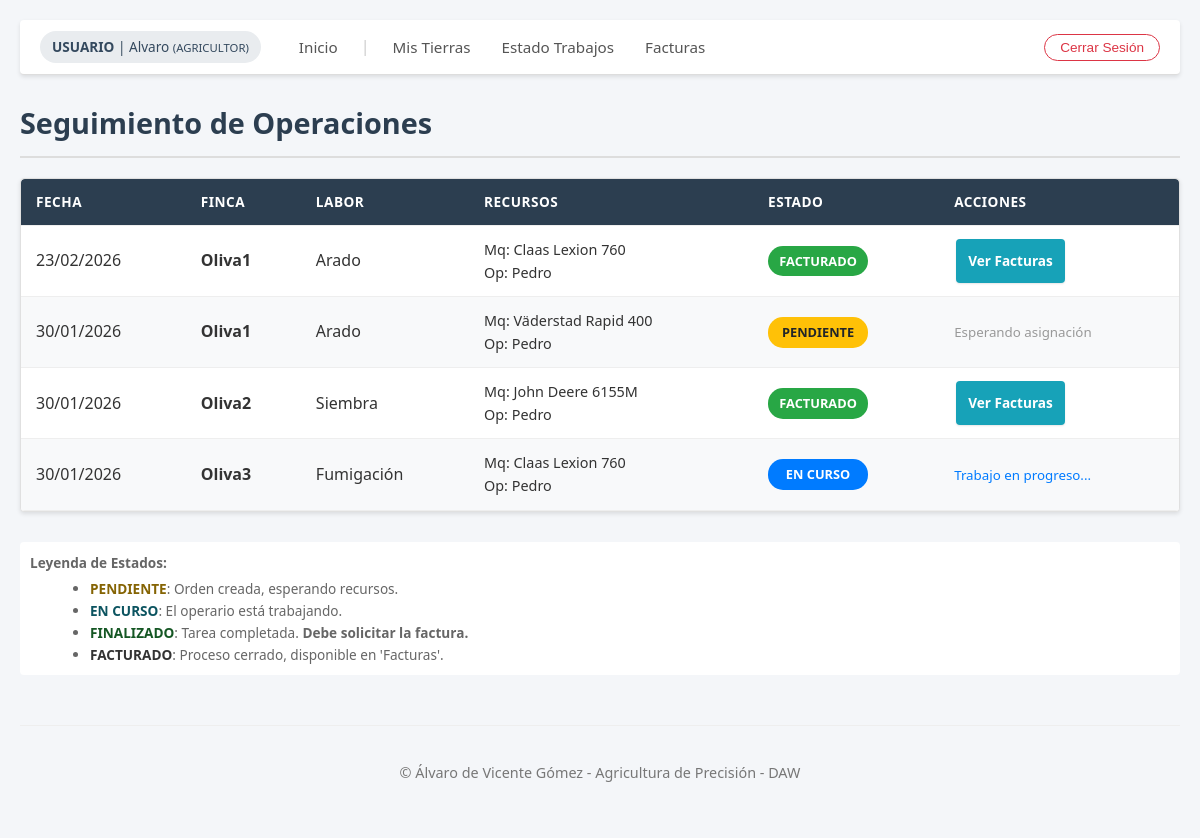
The app's page /estado_trabajos.php (signed in) with its own data.
### tables this page shows
CREATE TABLE `trabajos` (
  `codigo_trabajo` int(11) NOT NULL AUTO_INCREMENT,
  `tipo_trabajo` varchar(50) NOT NULL,
  `estado` int(11) DEFAULT 0 COMMENT '0=Pendiente, 1=En Curso, 2=Finalizado',
  `fecha_solicitud` date NOT NULL,
  `codigo_parcela` int(11) NOT NULL,
  `codigo_maquina` int(11) DEFAULT NULL,
  `login_maquinista` varchar(50) DEFAULT NULL,
  `horas_reales` decimal(5,2) DEFAULT 0.00,
  PRIMARY KEY (`codigo_trabajo`),
  KEY `codigo_parcela` (`codigo_parcela`),
  KEY `codigo_maquina` (`codigo_maquina`),
  KEY `login_maquinista` (`login_maquinista`),
  CONSTRAINT `trabajos_ibfk_1` FOREIGN KEY (`codigo_parcela`) REFERENCES `parcelas` (`codigo_parcela`) ON DELETE CASCADE,
  CONSTRAINT `trabajos_ibfk_2` FOREIGN KEY (`codigo_maquina`) REFERENCES `maquinas` (`codigo_maquina`) ON UPDATE CASCADE,
  CONSTRAINT `trabajos_ibfk_3` FOREIGN KEY (`login_maquinista`) REFERENCES `usuarios` (`login`) ON UPDATE CASCADE
);

CREATE TABLE `parcelas` (
  `codigo_parcela` int(11) NOT NULL AUTO_INCREMENT,
  `login_agricultor` varchar(50) DEFAULT NULL,
  `nombre` varchar(100) NOT NULL,
  `poligono` varchar(20) DEFAULT NULL,
  `referencia_catastral` varchar(50) DEFAULT NULL,
  `hectareas` decimal(10,2) DEFAULT NULL,
  `municipio` varchar(50) DEFAULT NULL,
  `latitud` decimal(10,6) DEFAULT NULL COMMENT 'Centroide Lat',
  `longitud` decimal(10,6) DEFAULT NULL COMMENT 'Centroide Lon',
  `borde_poligono` longtext DEFAULT NULL COMMENT 'Coordenadas GeoJSON',
  PRIMARY KEY (`codigo_parcela`),
  KEY `login_agricultor` (`login_agricultor`),
  CONSTRAINT `parcelas_ibfk_1` FOREIGN KEY (`login_agricultor`) REFERENCES `usuarios` (`login`) ON DELETE CASCADE
);

CREATE TABLE `maquinas` (
  `codigo_maquina` int(11) NOT NULL AUTO_INCREMENT,
  `nombre` varchar(100) NOT NULL,
  `matricula` varchar(20) NOT NULL,
  `tipo_maquina` varchar(50) NOT NULL COMMENT 'Tractor, Cosechadora, etc.',
  `precio_hora` decimal(10,2) NOT NULL COMMENT 'Tarifa base por hora de uso',
  PRIMARY KEY (`codigo_maquina`)
);

CREATE TABLE `usuarios` (
  `login` varchar(50) NOT NULL COMMENT 'Identificador único de acceso',
  `password` varchar(50) NOT NULL,
  `nombre` varchar(50) NOT NULL,
  `apellidos` varchar(100) NOT NULL,
  `dni` varchar(15) DEFAULT NULL,
  `email` varchar(100) DEFAULT NULL,
  `tipo` int(11) NOT NULL COMMENT '0=Admin, 1=Maquinista, 2=Agricultor',
  PRIMARY KEY (`login`)
);

### estado_trabajos.php (the view, shortened to what this page needs)
<?php
require("conexion.php");
$mi_login = $_SESSION['usuario'];
include("includes/header.php");
?>
<h1>Seguimiento de Operaciones</h1>
<div class="panel-formulario" style="padding:0; overflow:hidden;">
    <table style="margin:0; box-shadow:none;">
        <thead>
            <tr>
                <th>Fecha</th>
                <th>Finca</th>
                <th>Labor</th>
                <th>Recursos</th>
                <th>Estado</th>
                <th>Acciones</th> </tr>
        </thead>
        <tbody>
            <?php
            $sql = "SELECT t.*, p.nombre as nom_par, m.nombre as nom_maq, u.nombre as nom_ope
                    FROM trabajos t
                    JOIN parcelas p ON t.codigo_parcela = p.codigo_parcela
                    LEFT JOIN maquinas m ON t.codigo_maquina = m.codigo_maquina
                    LEFT JOIN usuarios u ON t.login_maquinista = u.login
                    WHERE p.login_agricultor = '$mi_login'
                    ORDER BY t.fecha_solicitud DESC";
            $res = mysqli_query($conexion, $sql);
            while ($r = mysqli_fetch_array($res)) {
                $estado_txt = "PENDIENTE";
                $css = "estado-pendiente";
                $accion_html = "<span style='color:#ccc;'>-</span>";
                if ($r['estado'] == 0) {
                    $estado_txt = "PENDIENTE";
                    $css = "estado-pendiente";
                    $accion_html = "<small style='color:#999;'>Esperando asignación</small>";
                }
                if ($r['estado'] == 1) {
                    $estado_txt = "EN CURSO";
                    $css = "estado-curso";
                    $accion_html = "<small style='color:#007bff;'>Trabajo en progreso...</small>";
                }
                if ($r['estado'] == 4) {
                    $estado_txt = "FACTURADO";
                    $css = "estado-finalizado";
                    $accion_html = "<a href='mis_facturas.php' class='btn-accion btn-ver'>Ver Facturas</a>";
                }
                echo "<tr>";
                echo "<td>" . date("d/m/Y", strtotime($r['fecha_solicitud'])) . "</td>";
                echo "<td><b>" . $r['nom_par'] . "</b></td>";
                echo "<td>" . $r['tipo_trabajo'] . "</td>";
                echo "<td>
                        <div style='font-size:0.9em;'>Mq: " . ($r['nom_maq'] ? $r['nom_maq'] : "---") . "</div>
                        <div style='font-size:0.9em;'>Op: " . ($r['nom_ope'] ? $r['nom_ope'] : "---") . "</div>
                      </td>";
                echo "<td><span class='etiqueta-estado $css'>$estado_txt</span></td>";
                echo "<td>$accion_html</td>";
                echo "</tr>";
            }
            ?>
        </tbody>
    </table>
</div>
<div style="margin-top: 15px; font-size: 0.85em; color: #666; background: #fff; padding: 10px; border-radius: 4px;">
    <strong>Leyenda de Estados:</strong>
    <ul style="margin: 5px 0 0 20px;">
        <li><span style="color:#856404; font-weight:bold;">PENDIENTE</span>: Orden creada, esperando recursos.</li>
        <li><span style="color:#0c5460; font-weight:bold;">EN CURSO</span>: El operario está trabajando.</li>
        <li><span style="color:#155724; font-weight:bold;">FINALIZADO</span>: Tarea completada. <b>Debe solicitar la factura.</b></li>
        <li><span style="color:#333; font-weight:bold;">FACTURADO</span>: Proceso cerrado, disponible en 'Facturas'.</li>
    </ul>
</div>
<?php include("includes/footer.php"); ?>

### css/estilos.css (style rules this page uses)
:root { --color-primario: #2c3e50; --color-secundario: #34495e; --color-acento: #28a745; --color-acento-hover: #218838; --color-peligro: #dc3545; --color-fondo: #f4f6f9; --color-blanco: #ffffff; --color-texto: #333333; --bg-pendiente: #fff3cd; --txt-pendiente: #856404; --bg-curso: #d1ecf1; --txt-curso: #0c5460; --bg-final: #d4edda; --txt-final: #155724; --radio-borde: 4px; --sombra-suave: 0 2px 4px rgba(0,0,0,0.1); }
body { font-family: 'Segoe UI', Tahoma, Geneva, Verdana, sans-serif; margin: 0; padding: 20px; background: var(--color-fondo); color: var(--color-texto); line-height: 1.6; }
h1, h2, h3 { color: var(--color-primario); margin-bottom: 20px; }
h1 { border-bottom: 2px solid #ddd; padding-bottom: 10px; font-size: 1.8em; }
a { text-decoration: none; color: #007bff; }
.panel-formulario, .caja-login { background: var(--color-blanco); padding: 25px; border: 1px solid #e0e0e0; border-radius: var(--radio-borde); box-shadow: var(--sombra-suave); margin-bottom: 30px; }
table { width: 100%; border-collapse: collapse; margin-top: 20px; background: var(--color-blanco); box-shadow: var(--sombra-suave); border-radius: var(--radio-borde); overflow: hidden; }
th, td { border-bottom: 1px solid #eee; padding: 12px 15px; text-align: left; vertical-align: middle; }
th { background-color: var(--color-primario); color: white; font-weight: 600; text-transform: uppercase; font-size: 0.85em; letter-spacing: 0.5px; }
tr:nth-child(even) { background-color: #f8f9fa; }
.etiqueta-estado { padding: 5px 10px; border-radius: 15px; font-size: 0.8em; font-weight: bold; text-transform: uppercase; display: inline-block; min-width: 80px; text-align: center; }
.estado-pendiente { background-color: #ffc107; color: #212529; }
.estado-curso { background-color: #007bff; color: white; }
.estado-finalizado { background-color: #28a745; color: white; }
.btn-accion { display: inline-flex; align-items: center; justify-content: center; padding: 6px 12px !important; border: none; border-radius: 4px; font-size: 0.85em !important; font-weight: 600; text-decoration: none !important; cursor: pointer; transition: all 0.2s ease-in-out; color: white !important; line-height: 1.2; box-shadow: 0 1px 2px rgba(0,0,0,0.1); height: 32px; margin: 0 2px; }
.btn-ver { background-color: #17a2b8 !important; }

### records on screen
trabajos: fecha_solicitud "23/02/2026", codigo_parcela.nombre "Oliva1", tipo_trabajo "Arado", codigo_maquina.nombre "Claas Lexion 760", login_maquinista.nombre "Pedro", estado "FACTURADO", shows "Ver Facturas"
trabajos: fecha_solicitud "30/01/2026", codigo_parcela.nombre "Oliva1", tipo_trabajo "Arado", codigo_maquina.nombre "Väderstad Rapid 400", login_maquinista.nombre "Pedro", estado "PENDIENTE", shows "Esperando asignación"
trabajos: fecha_solicitud "30/01/2026", codigo_parcela.nombre "Oliva2", tipo_trabajo "Siembra", codigo_maquina.nombre "John Deere 6155M", login_maquinista.nombre "Pedro", estado "FACTURADO", shows "Ver Facturas"
trabajos: fecha_solicitud "30/01/2026", codigo_parcela.nombre "Oliva3", tipo_trabajo "Fumigación", codigo_maquina.nombre "Claas Lexion 760", login_maquinista.nombre "Pedro", estado "EN CURSO", shows "Trabajo en progreso..."

### other values on screen
$nombre_usuario "Alvaro"
$rol_actual "AGRICULTOR"
